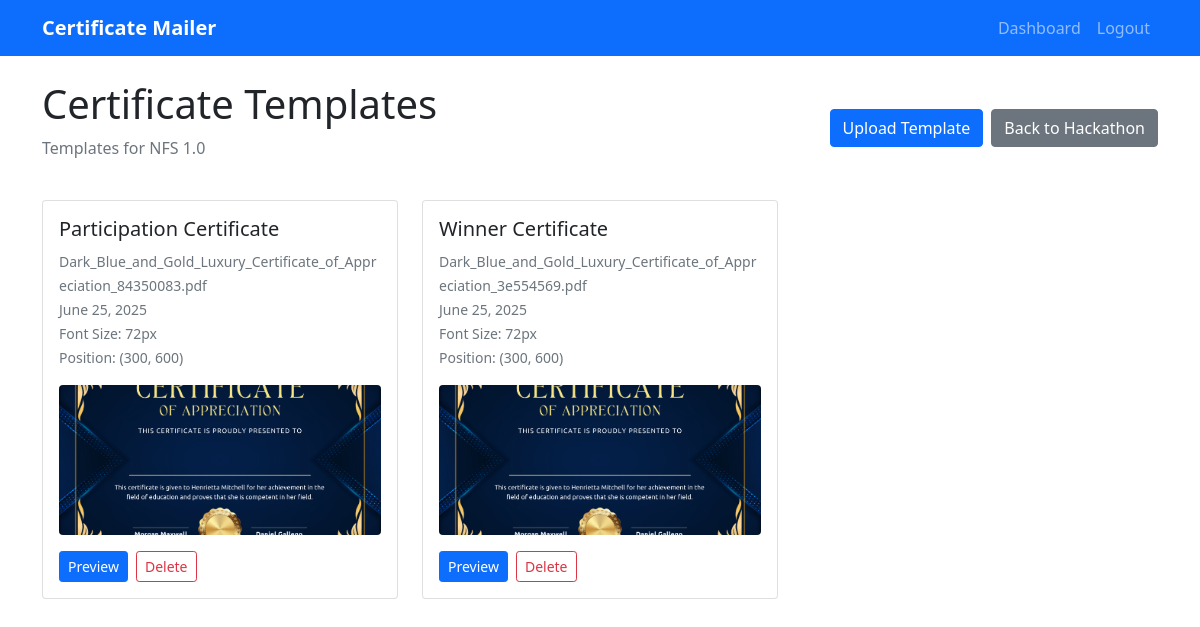
The page /hackathon/1/templates (signed in) on the database its author committed.
### models.py (models this page shows)
class Hackathon(db.Model):
    id = db.Column(db.Integer, primary_key=True)
    name = db.Column(db.String(100), nullable=False)
    description = db.Column(db.Text)
    created_at = db.Column(db.DateTime, default=datetime.utcnow)
    user_id = db.Column(db.Integer, db.ForeignKey('user.id'), nullable=False)
    certificate_templates = db.relationship('CertificateTemplate', backref='hackathon', lazy=True)
    participants = db.relationship('Participant', backref='hackathon', lazy=True)

class CertificateTemplate(db.Model):
    id = db.Column(db.Integer, primary_key=True)
    name = db.Column(db.String(100), nullable=False)  # e.g., "Winner", "Participation"
    filename = db.Column(db.String(255), nullable=False)
    name_x_position = db.Column(db.Float, default=300)
    name_y_position = db.Column(db.Float, default=400)
    font_size = db.Column(db.Integer, default=24)
    font_color = db.Column(db.String(7), default='#000000')
    hackathon_id = db.Column(db.Integer, db.ForeignKey('hackathon.id'), nullable=False)
    created_at = db.Column(db.DateTime, default=datetime.utcnow)

### blueprints/certificates/routes.py (the view)
@certificates_bp.route('/hackathon/<int:hackathon_id>/templates')
@login_required
def list_templates(current_user, hackathon_id):
    hackathon = Hackathon.query.filter_by(id=hackathon_id, user_id=current_user.id).first_or_404()
    templates = CertificateTemplate.query.filter_by(hackathon_id=hackathon_id).all()
    return render_template('certificates/list.html',
                         hackathon=hackathon,
                         templates=templates,
                         user=current_user)

### templates/certificates/list.html (shortened to what this page needs)
{% extends "base.html" %}
{% block content %}
<div class="d-flex justify-content-between align-items-center mb-4">
    <div>
        <h1>Certificate Templates</h1>
        <p class="text-muted">Templates for {{ hackathon.name }}</p>
    </div>
    <div class="d-flex gap-2">
        <a href="{{ url_for('certificates.upload_template', hackathon_id=hackathon.id) }}" class="btn btn-primary">
             Upload Template
        </a>
        <a href="{{ url_for('hackathon.hackathon_detail', id=hackathon.id) }}" class="btn btn-secondary">
             Back to Hackathon
        </a>
    </div>
</div>
{% if templates %}
    <div class="row">
        {% for template in templates %}
        <div class="col-md-6 col-lg-4 mb-4">
            <div class="card">
                <div class="card-body">
                    <h5 class="card-title">{{ template.name }}</h5>
                    <p class="card-text">
                        <small class="text-muted">
                             {{ template.filename }}<br>
                             {{ template.created_at.strftime('%B %d, %Y') }}<br>
                             Font Size: {{ template.font_size }}px<br>
                             Position: ({{ template.name_x_position|int }}, {{ template.name_y_position|int }})
                        </small>
                    </p>
                    {% set preview_path = 'uploads/certificates/' + hackathon.id|string + '/' + template.filename.replace('.pdf', '_preview.png') %}
                    <div class="mb-3">
                        <img src="{{ url_for('certificates.uploaded_file', filename='certificates/' + hackathon.id|string + '/' + template.filename.replace('.pdf', '_preview.png')) }}"
                             class="img-fluid rounded"
                             style="max-height: 150px; width: 100%; object-fit: cover;"
                             alt="Template preview"
                             onerror="this.style.display='none'">
                    </div>
                    <div class="d-flex gap-2">
                        <a href="{{ url_for('certificates.preview_template', hackathon_id=hackathon.id, template_id=template.id) }}"
                           class="btn btn-primary btn-sm">
                             Preview
                        </a>
                        <button class="btn btn-outline-danger btn-sm"
                                onclick="deleteTemplate('{{ template.id }}', '{{ template.name }}')">
                             Delete
                        </button>
                    </div>
                </div>
            </div>
        </div>
        {% endfor %}
    </div>
{% endif %}
{% endblock %}

### rows shown on the page
Hackathon: name "NFS 1.0"
CertificateTemplate: name "Participation Certificate", filename "Dark_Blue_and_Gold_Luxury_Certificate_of_Appreciation_84350083.pdf", created_at "June 25, 2025", font_size "72", name_x_position "300", name_y_position "600"
CertificateTemplate: name "Winner Certificate", filename "Dark_Blue_and_Gold_Luxury_Certificate_of_Appreciation_3e554569.pdf", created_at "June 25, 2025", font_size "72", name_x_position "300", name_y_position "600"
